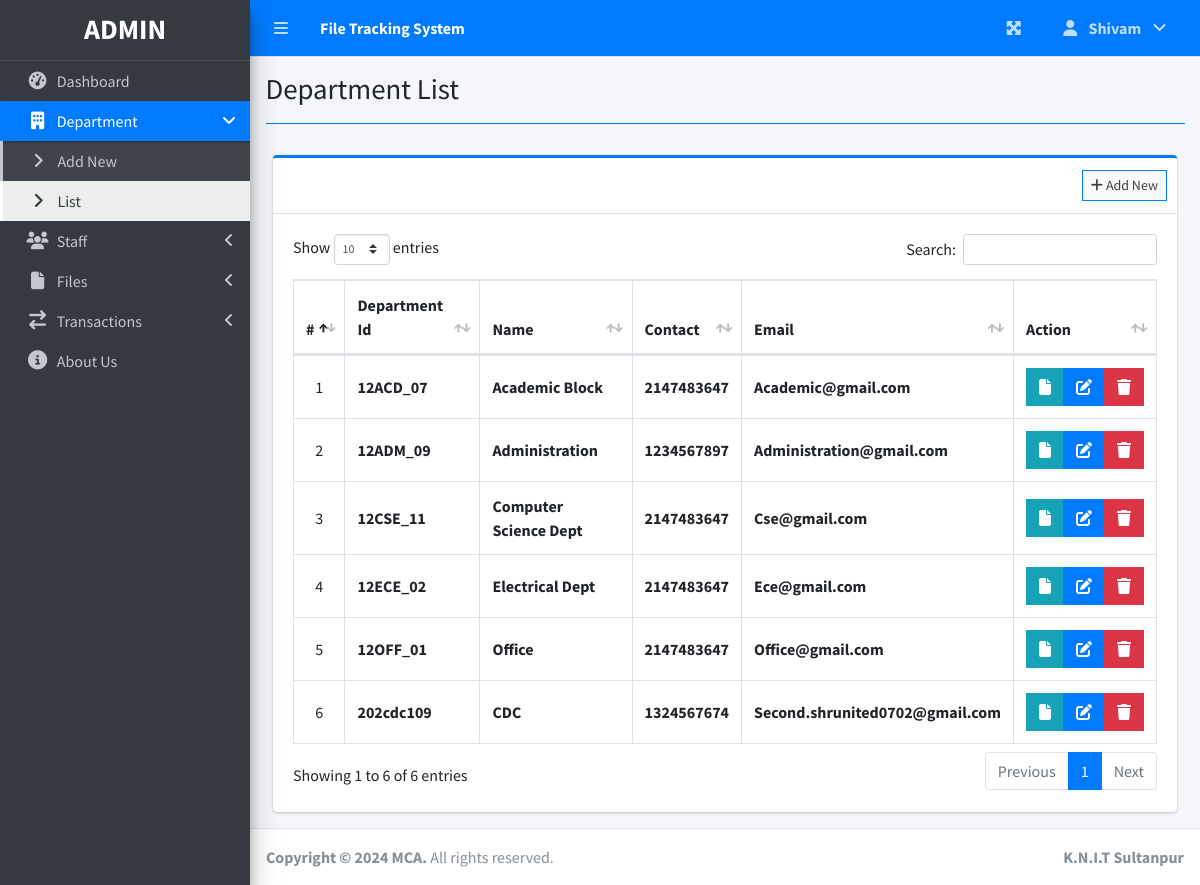
Screenshot of /index.php?page=department_list (signed in) with the database file from the repository.
### tables this page shows
CREATE TABLE `departments` (
  `id` varchar(20) NOT NULL,
  `name` varchar(100) NOT NULL,
  `contact` int(10) NOT NULL,
  `email` varchar(100) NOT NULL,
  `active` tinyint(1) NOT NULL DEFAULT 1 COMMENT '1 = active , 0 = disabled'
);

### department_list.php (the view, shortened to what this page needs)
<?php include'db_connect.php' ?>
<div class="col-lg-12">
	<div class="card card-outline card-primary">
		<div class="card-header">
			<div class="card-tools">
				<a class="btn btn-block btn-sm btn-default btn-flat border-primary " href="./index.php?page=new_department"><i class="fa fa-plus"></i> Add New</a>
			</div>
		</div>
		<div class="card-body">
			<table class="table tabe-hover table-bordered" id="list">
				<thead>
					<tr>
						<th class="text-center">#</th>
						<th>Department Id</th>
						<th>Name</th>
						<th>Contact</th>
						<th>Email</th>
						<th>Action</th>
					</tr>
				</thead>
				<tbody>
					<?php
					$i = 1;
					$qry = $conn->query("SELECT * FROM departments WHERE active = 1 order by id asc ");
					while($row= $qry->fetch_assoc()):
					?>
					<tr>
						<td class="text-center"><?php echo $i++ ?></td>
						<td class=""><b><?php echo $row['id'] ?></b></td>
						<td><b><?php echo ucwords($row['name']) ?></b></td>
						<td><b><?php echo ucwords($row['contact'])?></b></td>
						<td><b><?php echo ucwords($row['email']) ?></b></td>
						<td class="text-center">
		                    <div class="btn-group">
								<a href="index.php?page=file_list_viewDept&id=<?php echo $row['id'] ?>" class="btn btn-info btn-flat view_file" data-toggle="tooltip" title="Show Associated Files">
									<i class="fa-solid fa-file"></i>
								</a>
		                        <a href="index.php?page=edit_department&id=<?php echo $row['id'] ?>" class="btn btn-primary btn-flat " data-toggle="tooltip" title="Edit">
		                          <i class="fas fa-edit"></i>
		                        </a>
		                        <button type="button" class="btn btn-danger btn-flat delete_branch" data-id="<?php echo $row['id'] ?>" data-toggle="tooltip" title="Delete">
		                          <i class="fas fa-trash"></i>
		                        </button>
	                      </div>
						</td>
					</tr>
				<?php endwhile; ?>
				</tbody>
			</table>
		</div>
	</div>
</div>

### index.php (shortened to what this page needs)
<!DOCTYPE html>
<html lang="en">
<?php session_start() ;
	include 'header.php'
?>
<body class="hold-transition sidebar-mini layout-fixed layout-navbar-fixed layout-footer-fixed">
<div class="wrapper">
  <?php include 'topbar.php' ?>
  <?php include 'sidebar.php' ?>
  <div class="content-wrapper">
    <div class="content-header">
      <div class="container-fluid">
        <div class="row mb-2">
          <div class="col-sm-6">
            <h1 class="m-0"><?php echo $title ?></h1>
          </div>
        </div>
            <hr class="border-primary">
      </div>
    </div>
    <section class="content">
      <div class="container-fluid">
         <?php
            $page = isset($_GET['page']) ? $_GET['page'] : 'home';
            if(!file_exists($page.".php")){
                include '404.html';
            }else{
              include $page.'.php';
            }
          ?>
      </div>
    </section>
  </div>
  <footer class="main-footer">
    <strong>Copyright &copy; 2024 MCA.</strong>
    All rights reserved.
    <div class="float-right d-none d-sm-inline-block">
      <b>K.N.I.T Sultanpur</b>
    </div>
  </footer>
</div>
</body>
</html>

### header.php (shortened to what this page needs)
<head>
  <?php
  $title = isset($_GET['page']) ? ucwords(str_replace("_", ' ', $_GET['page'])) : "Home";
  $title = str_replace("Persons Companies","Persons/Companies",$title);
  ?>
  <link rel="stylesheet" href="https://cdnjs.cloudflare.com/ajax/libs/font-awesome/6.4.2/css/all.min.css">
  <link rel="stylesheet" href="assets/plugins/datatables-bs4/css/dataTables.bootstrap4.min.css">
  <link rel="stylesheet" href="assets/plugins/sweetalert2-theme-bootstrap-4/bootstrap-4.min.css">
  <link rel="stylesheet" href="assets/dist/css/adminlte.min.css">
  <link rel="stylesheet" href="assets/dist/css/styles.css">
</head>

### topbar.php (shortened to what this page needs)
<nav class="main-header navbar navbar-expand navbar-primary navbar-dark ">
  <ul class="navbar-nav">
    <?php if(isset($_SESSION['login_id'])): ?>
    <li class="nav-item">
      <a class="nav-link" data-widget="pushmenu" href="" role="button"><i class="fas fa-bars"></i></a>
    </li>
  <?php endif; ?>
    <li>
      <a class="nav-link text-white"  href="./" role="button"> <large><b>File Tracking System</b></large></a>
    </li>
  </ul>
  <ul class="navbar-nav ml-auto">
    <li class="nav-item">
      <a class="nav-link" data-widget="fullscreen" href="#" role="button">
        <i class="fas fa-expand-arrows-alt"></i>
      </a>
    </li>
   <li class="nav-item dropdown">
          <a class="nav-link"  data-toggle="dropdown" aria-expanded="true" href="javascript:void(0)">
            <span>
              <div class="d-felx badge-pill">
                <span class="fa fa-user mr-2"></span>
                <span><b><?php echo ucwords($_SESSION['login_firstname']) ?></b></span>
                <span class="fa fa-angle-down ml-2"></span>
              </div>
            </span>
          </a>
    </li>
  </ul>
</nav>

### sidebar.php (shortened to what this page needs)
<aside class="main-sidebar sidebar-dark-primary elevation-4">
  <div class="dropdown">
 	<a href="./" class="brand-link">
      <?php if($_SESSION['login_type'] == 1): ?>
      <h3 class="text-center p-0 m-0"><b>ADMIN</b></h3>
      <?php else: ?>
      <h3 class="text-center p-0 m-0"><b>STAFF</b></h3>
      <?php endif; ?>
  </a>
  </div>
  <div class="sidebar pb-4 mb-4">
    <nav class="mt-2">
      <ul class="nav nav-pills nav-sidebar flex-column nav-flat" data-widget="treeview" role="menu" data-accordion="false">
        <li class="nav-item dropdown">
          <a href="./" class="nav-link nav-home">
            <i class="nav-icon fas fa-tachometer-alt"></i>
            <p>
              Dashboard
            </p>
          </a>
        </li>
        <?php if($_SESSION['login_type'] == 1): ?>
        <li class="nav-item">
          <a href="#" class="nav-link nav-edit_department">
            <i class="nav-icon fas fa-building"></i>
            <p>
              Department
              <i class="right fas fa-angle-left"></i>
            </p>
          </a>
          <ul class="nav nav-treeview">
            <li class="nav-item">
              <a href="./index.php?page=new_department" class="nav-link nav-new_department tree-item">
                <i class="fas fa-angle-right nav-icon"></i>
                <p>Add New</p>
              </a>
            </li>
            <li class="nav-item">
              <a href="./index.php?page=department_list" class="nav-link nav-department_list tree-item">
                <i class="fas fa-angle-right nav-icon"></i>
                <p>List</p>
              </a>
            </li>
          </ul>
        </li>
        <li class="nav-item">
          <a href="#" class="nav-link nav-edit_staff">
            <i class="nav-icon fas fa-users"></i>
            <p>
              Staff
              <i class="right fas fa-angle-left"></i>
            </p>
          </a>
        </li>
      <?php endif; ?>
      <li class="nav-item">
          <a href="#" class="nav-link nav-edit_file">
            <i class="nav-icon fas fa-file"></i>
            <p>
              Files
              <i class="right fas fa-angle-left"></i>
            </p>
          </a>
        </li>
        <li class="nav-item">
          <a href="#" class="nav-link nav-transaction">
          <i class="nav-icon fa-solid fa-arrow-right-arrow-left"></i>
            <p>
              Transactions
              <i class="right fas fa-angle-left"></i>
            </p>
          </a>
        </li>
        <li class="nav-item">
          <a href="./index.php?page=about-us" class="nav-link nav-transaction">
          <i class="nav-icon fa-solid fa-circle-info"></i>
            <p>
              About Us
            </p>
          </a>
        </li>
      </ul>
    </nav>
  </div>
</aside>

### department_list.php (style rules this page uses)
table td { vertical-align: middle !important; }

### rows the page displays
departments: id "12ACD_07", name "Academic Block", contact "2147483647", email "Academic@gmail.com"
departments: id "12ADM_09", name "Administration", contact "1234567897", email "Administration@gmail.com"
departments: id "12CSE_11", name "Computer Science Dept", contact "2147483647", email "Cse@gmail.com"
departments: id "12ECE_02", name "Electrical Dept", contact "2147483647", email "Ece@gmail.com"
departments: id "12OFF_01", name "Office", contact "2147483647", email "Office@gmail.com"
departments: id "202cdc109", name "CDC", contact "1324567674", email "Second.shrunited0702@gmail.com"

### other values shown
$_SESSION['login_firstname'] "Shivam"
$title "Department List"
